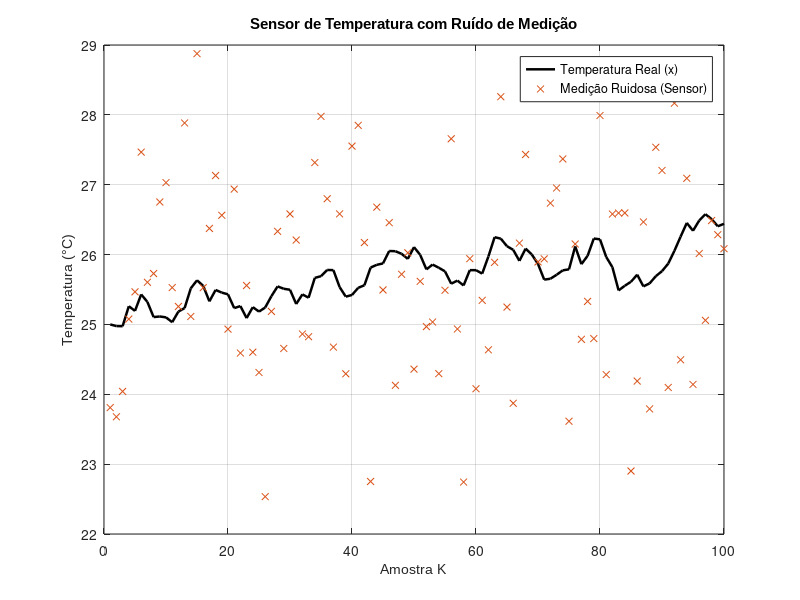

This figure's MATLAB source: (Note: this script raises an error after producing the figure.)
clc; clear all; close all;

% 1. Parâmetros da Simulação (Exemplo: Sensor de Temperatura)
N = 100;                  % Instantes de tempo (amostras)
Q = 0.02;                 % Variância do ruído de processo (variação real da temperatura)
R = 2.0;                  % Variância do ruído de medição (precisão do sensor de temperatura)

% 2. Geração dos Sinais Reais (Modelo de Espaço de Estados)
rng(5);                   % Semente para reprodutibilidade
w = sqrt(Q) * randn(N, 1); % Ruído de processo
v = sqrt(R) * randn(N, 1); % Ruído de medição

x = zeros(N, 1);
y = zeros(N, 1);

% Temperatura real inicial: 25 °C
x(1) = 25.0;
y(1) = x(1) + v(1);

for k = 2:N
    x(k) = x(k-1) + w(k);  % Deriva térmica lenta
    y(k) = x(k) + v(k);    % Medição corrompida por ruído
end

% 3. Plotagem dos Resultados (Sem o filtro de Kalman)
fig = figure('Position', [100, 100, 850, 380]);

plot(1:N, x, 'k', 'LineWidth', 1.8); hold on;
plot(1:N, y, 'x', 'Color', [0.8500, 0.3250, 0.0980], 'MarkerSize', 5);
title('Sensor de Temperatura com Ruído de Medição', 'FontSize', 11, 'FontWeight', 'bold', 'FontName', 'Arial');
xlabel('Amostra K', 'FontSize', 10, 'FontName', 'Arial');
ylabel('Temperatura (°C)', 'FontSize', 10, 'FontName', 'Arial');
legend('Temperatura Real (x)', 'Medição Ruidosa (Sensor)', 'Location', 'best');
grid on; ax = gca; ax.GridLineStyle = '--'; ax.GridAlpha = 0.5; ax.FontSize = 10;
box on;

exportgraphics(fig, '../../images/aula10_temperatura_ruidosa.png', 'Resolution', 200);
close(fig);
disp('Gráfico da temperatura real e ruidosa gerado com sucesso!');
